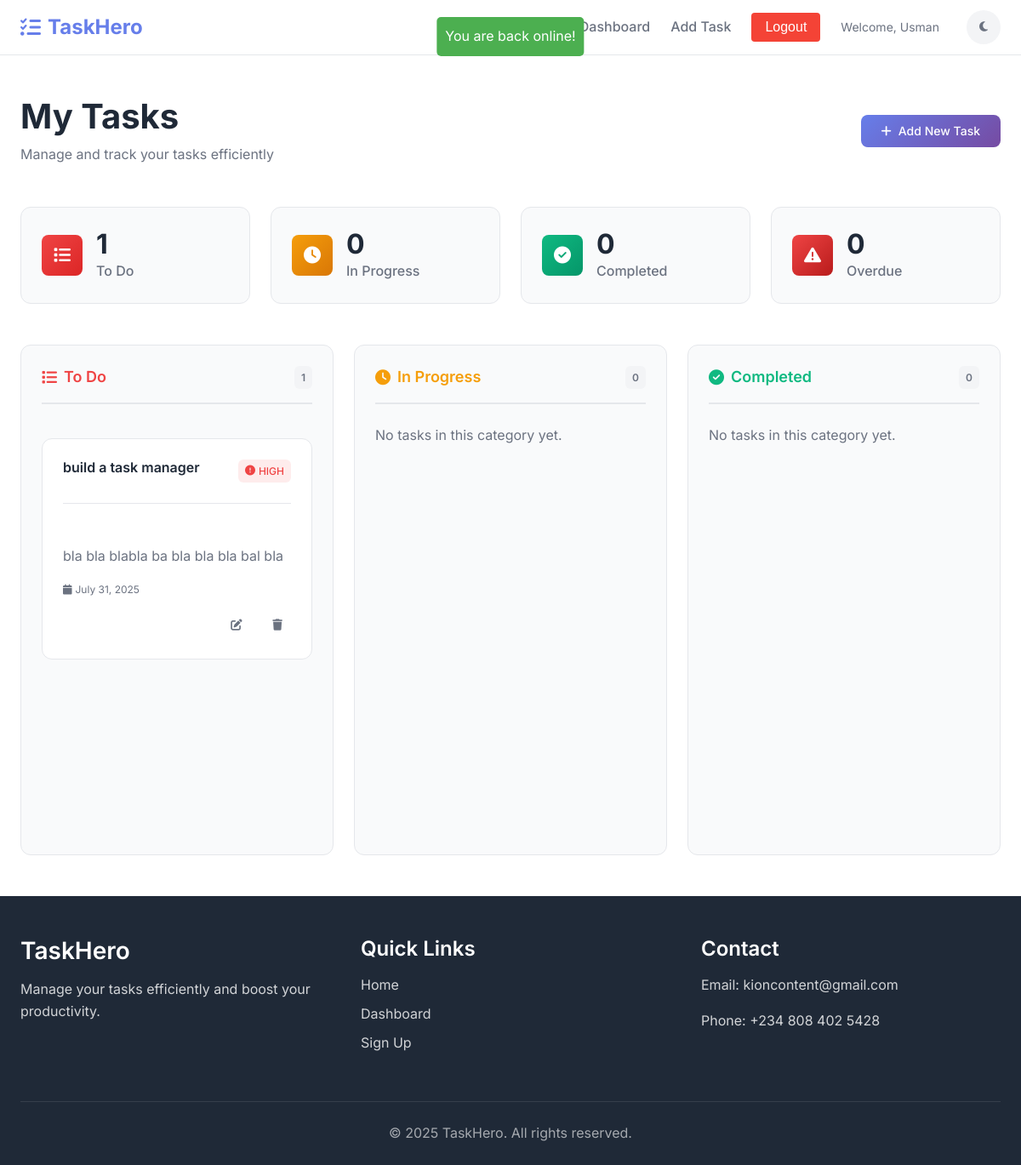
Screenshot of /dashboard/ (signed in) with the database file from the repository.
### tasks/models.py (models this page shows, shortened)
class Task(models.Model):
    class Priority(models.TextChoices):
        HIGH='high', 'HIGH'
        MEDIUM='medium', 'MEDIUM'
        LOW='low', 'LOW'
    class Status(models.TextChoices):
        TODO = 'todo', 'To Do'
        IN_PROGRESS = 'inprogress', 'In Progress'
        COMPLETED = 'completed', 'Completed'
    user= models.ForeignKey(User,on_delete=models.CASCADE)
    title=models.CharField(max_length=255)
    description=models.TextField(blank=False)
    status = models.CharField(
        max_length=20,
        choices=Status.choices,
        default=Status.TODO,
    )
    priority = models.CharField(
        max_length=10,
        choices=Priority.choices,
        default=Priority.MEDIUM,
    )
    due_date = models.DateField(null=True, blank=True)
    created_at = models.DateTimeField(auto_now_add=True)

### tasks/views.py (the view)
# urls.py: path('dashboard/',views.dashboard,name='dashboard'),
@login_required
def dashboard(request):
    user=request.user
    today = timezone.now().date()
    tasks = Task.objects.filter(user=user)
    todo_tasks = Task.objects.filter(user=user, status=Task.Status.TODO)
    in_progress_tasks = Task.objects.filter(user=user, status=Task.Status.IN_PROGRESS)
    completed_tasks = Task.objects.filter(user=user, status=Task.Status.COMPLETED)
    overdue_tasks = Task.objects.filter(
        user=user,
        due_date__lt=today,  # due date is earlier than today
        status__in=[Task.Status.TODO, Task.Status.IN_PROGRESS]  # not completed
    )
    context={
        'todo_tasks': tasks.filter(status='todo'),
        'inprogress_tasks': tasks.filter(status='inprogress'),
        'completed_tasks': tasks.filter(status='completed'),
        'todo_count': todo_tasks.count(),
        'in_progress_count': in_progress_tasks.count(),
        'completed_count': completed_tasks.count(),
         'overdue_count': overdue_tasks.count(),
    }
    return  render(request,'tasks/dashboard.html',context)

### templates/tasks/dashboard.html (shortened to what this page needs)
{% extends 'partials/base.html' %}
{% load static %}
{% block content %}
<div class="dashboard-page">
    <div class="dashboard-header">
        <div class="dashboard-title">
            <h1>My Tasks</h1>
            <p>Manage and track your tasks efficiently</p>
        </div>
        <div class="dashboard-actions">
            <a href="{% url 'tasks:create' %}" class="btn btn-primary">
                <i class="fas fa-plus"></i>
                Add New Task
            </a>
        </div>
    </div>
    <div class="dashboard-stats">
        <div class="stat-card">
            <div class="stat-icon todo">
                <i class="fas fa-list"></i>
            </div>
            <div class="stat-content">
                <h3>{{ todo_count }}</h3>
                <p>To Do</p>
            </div>
        </div>
        <div class="stat-card">
            <div class="stat-icon progress">
                <i class="fas fa-clock"></i>
            </div>
            <div class="stat-content">
                <h3>{{ in_progress_count }}</h3>
                <p>In Progress</p>
            </div>
        </div>
        <div class="stat-card">
            <div class="stat-icon completed">
                <i class="fas fa-check-circle"></i>
            </div>
            <div class="stat-content">
                <h3>{{ completed_count }}</h3>
                <p>Completed</p>
            </div>
        </div>
        <div class="stat-card">
            <div class="stat-icon overdue">
                <i class="fas fa-exclamation-triangle"></i>
            </div>
            <div class="stat-content">
                <h3>{{ overdue_count }}</h3>
                <p>Overdue</p>
            </div>
        </div>
    </div>
    <div class="kanban-board">
        <div class="kanban-column todo-column">
            <div class="column-header">
                <h2><i class="fas fa-list"></i> To Do</h2>
                <span class="task-count">{{ todo_count }}</span>
            </div>
            <div class="tasks-container">
                 {% for i in todo_tasks %}
                 <a href="{% url 'tasks:detail' i.pk %}">
                    <div class="task-card">
                        <div class="task-header">
                            <h3>{{ i.title }}</h3>
                            <div class="priority high">
                                <i class="fas fa-exclamation-circle"></i>
                                {{ i.get_priority_display}}
                            </div>
                        </div>
                        <p class="task-description">{{ i.description }}</p>
                        <div class="task-meta">
                            <span class="due-date">
                                <i class="fas fa-calendar"></i>
                               {{i.due_date}}
                            </span>
                        </div>
                        <div class="task-actions">
                            <a href="{% url 'tasks:edit' i.pk %}">
                                <button class="btn-icon edit">
                                    <i class="fas fa-edit"></i>
                                </button>
                            </a>
                            <a href="{% url 'tasks:delete' i.id %}" class="btn-icon delete" title="Delete">
                                <button class="btn-icon delete">
                                    <i class="fas fa-trash"></i>
                                </button>
                            </a>
                        </div>
                    </div>
                 </a>
                {% empty %}
                    <p>No tasks in this category yet.</p>
                {% endfor %}
            </div>
        </div>
        <div class="kanban-column progress-column">
            <div class="column-header">
                <h2><i class="fas fa-clock"></i> In Progress</h2>
                <span class="task-count">{{ in_progress_count }}</span>
            </div>
            <div class="tasks-container">
                {% for i in inprogress_tasks %}
                    <a href="{% url 'tasks:detail' i.pk %}">
                        <div class="task-card">
                            <div class="task-header">
                                <h3>{{i.title}}</h3>
                                <div class="priority high">
                                    <i class="fas fa-exclamation-circle"></i>
                                    {{i.get_priority_display}}
                                </div>
                            </div>
                            <p class="task-description">{{i.description}}</p>
                            <div class="task-meta">
                                <span class="due-date">
                                    <i class="fas fa-calendar"></i>
                                    {{i.due_date}}
                                </span>
                            </div>
                            <div class="task-actions">
                                <a href="{% url 'tasks:edit' i.pk %}">
                                    <button class="btn-icon edit" >
                                        <i class="fas fa-edit"></i>
                                    </button>
                                </a>
                                <a href="{% url 'tasks:delete' i.id %}" class="btn-icon delete" title="Delete">
                                    <button class="btn-icon delete">
                                        <i class="fas fa-trash"></i>
                                    </button>
                                </a>
                            </div>
                        </div>
                    </a>
                    {% empty %}
                        <p>No tasks in this category yet.</p>
                {% endfor %}
            </div>
        </div>
        <div class="kanban-column completed-column">
            <div class="column-header">
                <h2><i class="fas fa-check-circle"></i> Completed</h2>
                <span class="task-count">{{ completed_count }}</span>
            </div>
            <div class="tasks-container">
                    {% for i in completed_tasks %}
                        <a href="{%url 'tasks:detail' i.pk %}">
                            <div class="task-card completed">
                                <div class="task-header">
                                    <h3>{{i.title}}</h3>
                                    <div class="priority low">
                                        <i class="fas fa-circle"></i>
                                        {{i.get_priority_display}}
                                    </div>
                                </div>
                                <p class="task-description">{{i.description}}</p>
                                <div class="task-meta">
                                    <span class="due-date">
                                        <i class="fas fa-calendar-check"></i>
                                        {{i.due_date}}
                                    </span>
                                </div>
                                <div class="task-actions">
                                    <a href="{% url 'tasks:edit' i.pk %}">
                                        <button class="btn-icon edit" >
                                            <i class="fas fa-edit"></i>
                                        </button>
                                    </a>
                                    <a href="{% url 'tasks:delete' i.id %}" class="btn-icon delete" title="Delete">
                                        <i class="fas fa-trash"></i>
                                    </a>
                                </div>
                            </div>
                        </a>
                        {% empty %}
                            <p>No tasks in this category yet.</p>
                    {% endfor %}
            </div>
        </div>
    </div>
</div>
{% endblock %}

### templates/partials/base.html (shortened to what this page needs)
<!DOCTYPE html>
<html lang="en">
<head>
    {% load static %}
    <link rel="stylesheet" href="{% static 'css/style.css' %}">
    <link rel="stylesheet" href="https://cdnjs.cloudflare.com/ajax/libs/font-awesome/6.4.0/css/all.min.css">
</head>
<body>
    <nav class="navbar">
        <div class="nav-container">
            <div class="nav-logo">
                <a href="{% url 'home:home' %}">
                    <i class="fas fa-tasks"></i>
                    TaskHero
                </a>
            </div>
            <div class="nav-menu">
                <div class="nav-links">
                    {% if user.is_authenticated %}
                        <a href="{% url 'tasks:dashboard' %}" class="nav-link">Dashboard</a>
                        <a href="{% url 'tasks:create' %}" class="nav-link">Add Task</a>
                        <form action="{% url 'accounts:logout' %}" method='POST'>
                        <button class="nav-link" type="submit" style="background-color: #f44336; color: white; border: none; padding: 8px 16px; border-radius: 4px; cursor: pointer; font-size: 1em;">
  Logout
</button>
                        </form>
                        <div class="user-info">
                            <span>Welcome, {{ user.first_name|default:user.username }}</span>
                        </div>
                    {% endif %}
                </div>
                <div class="theme-toggle">
                    <button id="theme-toggle" class="theme-btn">
                        <i class="fas fa-moon"></i>
                    </button>
                </div>
            </div>
            <div class="status-message" id='statusMessage'></div>
        </div>
    </nav>
    <main class="main-content">
        {% block content %}
        {% endblock %}
    </main>
    <footer class="footer">
        <div class="footer-container">
            <div class="footer-content">
                <div class="footer-section">
                    <h3>TaskHero</h3>
                    <p>Manage your tasks efficiently and boost your productivity.</p>
                </div>
                <div class="footer-section">
                    <h4>Quick Links</h4>
                    <ul>
                        <li><a href="{% url 'home:home' %}">Home</a></li>
                        <li><a href="{% url 'tasks:dashboard' %}">Dashboard</a></li>
                        <li><a href="{% url 'accounts:signup' %}">Sign Up</a></li>
                    </ul>
                </div>
                <div class="footer-section">
                    <h4>Contact</h4>
                    <p>Email: kioncontent@gmail.com</p>
                    <p>Phone: +234 808 402 5428</p>
                </div>
            </div>
            <div class="footer-bottom">
                <p>&copy; 2025 TaskHero. All rights reserved.</p>
            </div>
        </div>
    </footer>
</body>
</html>

### rows the page displays
Task: title "build a task manager", priority "HIGH", description "bla bla blabla ba bla bla bla bal bla", due_date "July 31, 2025"

### other values shown
{{ user.first_name|default:user.username }} "Usman"
{{ todo_count }} "1"
{{ in_progress_count }} "0"
{{ completed_count }} "0"
{{ overdue_count }} "0"
